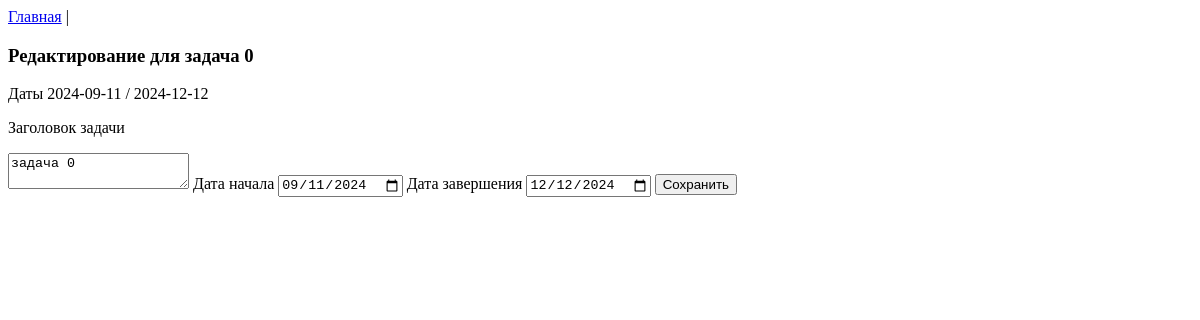
The app's page /edit_task/8753827f-a606-4f3e-a10a-902c2ff90b30/, older data.
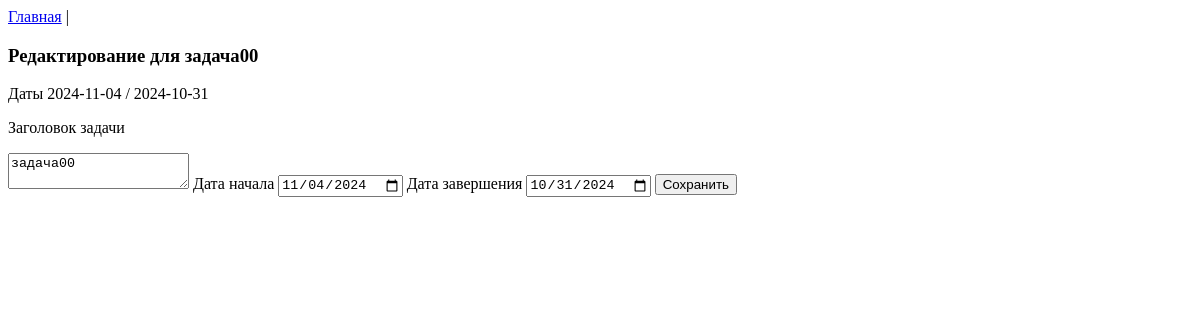
The same page, newer data.
### TaskTreeApp/models.py (models this page shows)
class Tasks(models.Model):
    id = models.UUIDField(primary_key=True, default=uuid.uuid4, editable=False)
    title = models.CharField(max_length=250)
    start = models.DateField(null=True)
    end = models.DateField(null=True)

### TaskTreeApp/views.py (the view)
# urls.py: path('edit_task/<slug:task_id>/',VEditTask, name='edit_task'),
def VEditTask(request, task_id):
    GTask = Tasks.objects.filter(id=task_id)
    if request.method == 'POST':
        GTask.update(title = request.POST.get('task_title'),
        start = request.POST.get('start'),
        end = request.POST.get('date_end'))
    FTask = GTask.values()[0]
    FTask['start'] = FTask['start'].strftime('%Y-%m-%d')
    FTask['end'] = FTask['end'].strftime('%Y-%m-%d')
    return render(request, 'edit_task.html', context={'task': FTask})

### templates/edit_task.html (shortened to what this page needs)
<!DOCTYPE html>
<html lang="en">
<head>
</head>
<body>
    <a href="/">Главная</a> <a>|</a>
    <h3>Редактирование для {{ task.title }}</h3>
    <a>Даты {{ task.start }} / {{ task.end }}</a>
    <form method="post">
        <p>Заголовок задачи</p>
        <textarea name="task_title" id="task_title">{{ task.title }}</textarea>
        <label for="start">Дата начала</label>
        <input type="date" name="start" id="start" value = {{ task.start }} >
        <label for="date_end">Дата завершения</label>
        <input type="date" name="date_end" id="date_end" value = {{ task.end }}>
        <button name="btn_ok" type="submit">Сохранить</button>
    </form>
</body>
</html>

Row changes from the older to the newer data that the page shows:
changed Tasks: title "задача 0" → "задача00"; start "2024-09-11" → "2024-11-04"; end "2024-12-12" → "2024-10-31"; task_title "задача 0" → "задача00"; start "09/11/2024" → "11/04/2024"; date_end "12/12/2024" → "10/31/2024"
